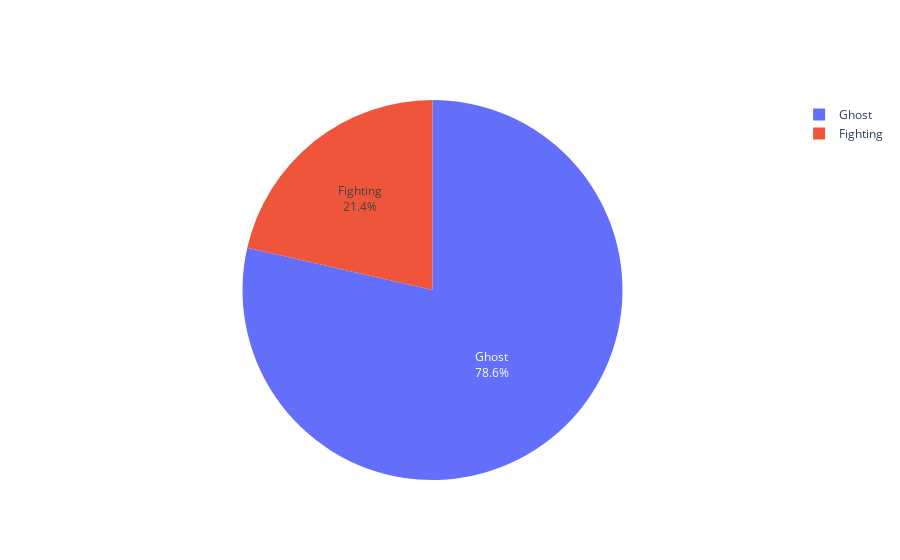

Notebook code cell kept with this figure:
### Code cell
pure_match('Ghost','Fighting')

### Figure 1 — Plotly figure (JSON) as saved in the notebook; plotly's stock layout.template omitted (floating-point values rounded to 4 significant figures)
{"data": [{"labels": ["Ghost", "Fighting"], "textinfo": "label+percent", "type": "pie", "values": [22, 6]}], "layout": {}}
